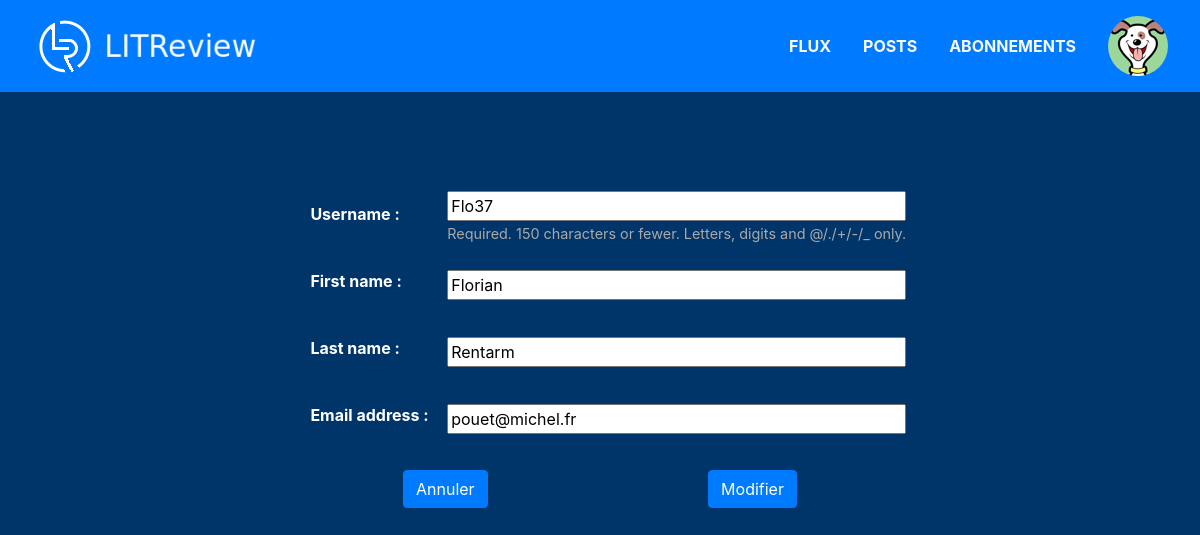
Page /my-account/update/ (signed in) on the committed database.
### authentication/models.py (models this page shows, shortened)
class User(AbstractUser):
    PHOTO_SIZE = (60, 60)
    photo = models.ImageField(blank=True, verbose_name='Photo de profil')

### authentication/views.py (the view, shortened to what this page needs)
# urls.py: path('my-account/update/', views.UpdateAccountView.as_view(), name='update_account'),
class UpdateAccountView(LoginRequiredMixin, View):
    template_name = 'authentication/update_account.html'
    def get(self, request):
        form = forms.UpdateForm(instance=request.user)
        return render(request, self.template_name, context={'form': form})

### authentication/forms.py
class UpdateForm(ModelForm):
    class Meta():
        model = models.User
        fields = ('username', 'first_name', 'last_name', 'email')

### authentication/templates/authentication/update_account.html (shortened to what this page needs)
{% extends 'authentication/base.html' %}
{% block content_authentication %}
    <form method='POST'>
        <table class='mx-auto'>
            {% include 'authentication/builtin/title.html' with text='Mise à jour de votre compte' %}
            {{ form.as_table}}
            {% include 'authentication/builtin/buttons.html' with text='Modifier' %}
        </table>
    </form>
{% endblock content_authentication %}

### templates/base.html (shortened to what this page needs)
{% load static %}
<!DOCTYPE html>
<html>
	<head>
        <link rel="stylesheet" href="https://cdn.jsdelivr.net/npm/bootstrap@4.3.1/dist/css/bootstrap.min.css"
>
        <link rel="stylesheet" href="https://cdn.jsdelivr.net/npm/bootstrap-icons@1.8.1/font/bootstrap-icons.css">
        <link rel="stylesheet" type="text/css" href="{% static 'style/base_main.css' %}">
    </head>
    <body>
        <div class='container-fluid mb-5'>
            <div class='row'>
                <nav class='col navbar navbar-dark banner'>
                    <a class='col my-auto' href="{% url 'home' %}">
                        <img class='img-fluid' src="{% static 'LITReview.png' %}" alt='Logo'>
                    </a>
                    {% if user.is_authenticated %}
                        <ul class='nav justify-content-end'>
                            <li class='nav-item my-auto'>
                                <a class='nav-link text-light font-weight-bold' href="{% url 'home' %}">FLUX</a>
                            </li>
                            <li class='nav-item my-auto'>
                                <a class='nav-link text-light font-weight-bold' href="{% url 'posts' %}">POSTS</a>
                            </li>
                            <li class='nav-item my-auto'>
                                <a class='nav-link text-light font-weight-bold' href="{% url 'subscription_management' %}">ABONNEMENTS</a>
                            </li>
                            <li class='nav-item my-auto dropleft dropdown'>
                                <a class='nav-link text-body lead' href="#" data-toggle='dropdown' aria-haspopup="true" aria-expanded="false">
                                    {% if user.photo %}
                                        <img src='{{ user.photo.url }}' alt='Avatar' class='rounded-circle'>
                                    {% else %}
                                        <span class='dropdown-toggle'>{{ user.username }}</span>
                                    {% endif %}
                                </a>
                            </li>
                        </ul>
                    {% endif %}
                </nav>
            </div>
        </div>
        <div class='container'>
            {% block content %}{% endblock %}
        </div>
    </body>
</html>

### static/style/base_main.css (style rules this page uses)
body { background-color : #003569; color : #FFF }
.banner { background-color : #007BFF; }

### authentication/static/style/base_authentication.css (style rules this page uses)
table, th, thead { padding : 1.1em; }
.helptext { color : #A9A9A9; font-size : 0.9em; }
input { width : 100%; }

### rows in the picture
User: photo (picture), username "Flo37", first_name "Florian", last_name "Rentarm", email "pouet@michel.fr"

### other values in the picture
{{ text }} "Modifier"
